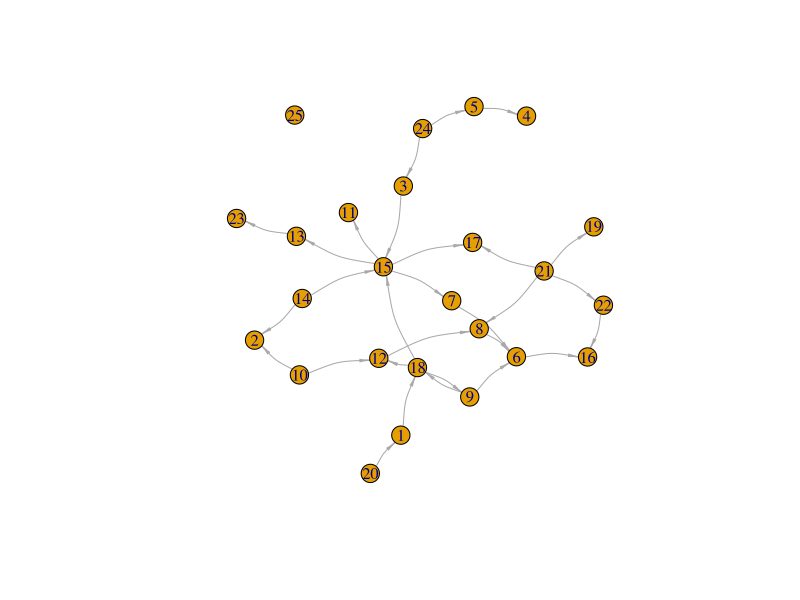

Recreate this plot in R.
## ---- chunk 1
library(igraph)

n <- 25
dyads <- t(combn(n, 2))
friends <- rbinom(ncol(dyads), 1, .1)
alpha <- -3
p_tie <- matrix(0, n, n)
p_tie[dyads[friends == 1, ]] <- 1
p_tie[dyads[friends == 1, c(2, 1)]] <- 1
p_tie[p_tie == 0] <- exp(alpha) / (1 + exp(alpha))
diag(p_tie) <- 0
sim_tie <- matrix(rbinom(length(p_tie), 1, p_tie), ncol = n)

lam_gift <- function(tie) {
    .5 + 1.5 * tie
}

gifts <- rpois(length(sim_tie), exp(lam_gift(sim_tie))) |> matrix(ncol = n)
gifts_ab <- gifts[dyads]
gifts_ba <- gifts[dyads[, c(2, 1)]]


sng <- graph_from_adjacency_matrix(sim_tie, mode = "directed")
lx <- layout_nicely(sng)
plot(sng, layout = lx, vertex.size = 10, edge.arrow.size = .5, edge.arrow.width = .4, edge.curved = .2)
